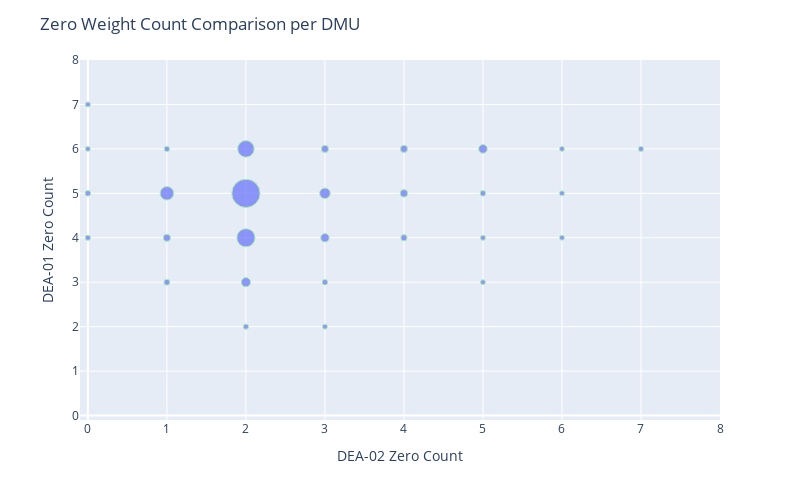

Notebook cell for this chart:
### Code cell
fig = px.scatter(df_w_merged_gr, x="DEA-02 Zero Count", y="DEA-01 Zero Count", size = "size")

# fig.add_traces(
#     list(px.line(x = np.linspace(0.3, 1, num=2), y = np.linspace(0.3, 1, num=2)).select_traces())
# )

fig.update_traces(line_color='lightgreen', line_width=3)

fig.update_layout(
    autosize=False,
    width=800,
    height=500,
    title_text=f"Zero Weight Count Comparison per DMU",
    yaxis_range = [-0.1,8],
    xaxis_range = [-0.1,8],
#    xaxis_title="ES - 2nd DEA Model",
#    yaxis_title="ES - 1st DEA Model"
)

fig.show()

### Figure 1 — Plotly figure (JSON) as saved in the notebook; plotly's stock layout.template omitted (floating-point values rounded to 4 significant figures)
{"data": [{"hovertemplate": "DEA-02 Zero Count=%{x}<br>DEA-01 Zero Count=%{y}<br>size=%{marker.size}<extra></extra>", "legendgroup": "", "line": {"color": "lightgreen", "width": 3}, "marker": {"color": "#636efa", "size": [24, 27, 21, 22, 30, 45, 155, 24, 23, 73, 281, 675, 231, 21, 27, 61, 95, 44, 34, 49, 44, 21, 22, 27, 63, 21, 21, 21, 22], "sizemode": "area", "sizeref": 1.688, "symbol": "circle"}, "mode": "markers", "name": "", "orientation": "v", "showlegend": false, "type": "scatter", "x": [0, 0, 0, 0, 1, 1, 1, 1, 2, 2, 2, 2, 2, 3, 3, 3, 3, 3, 4, 4, 4, 5, 5, 5, 5, 6, 6, 6, 7], "xaxis": "x", "y": [4, 5, 6, 7, 3, 4, 5, 6, 2, 3, 4, 5, 6, 2, 3, 4, 5, 6, 4, 5, 6, 3, 4, 5, 6, 4, 5, 6, 6], "yaxis": "y"}], "layout": {"autosize": false, "height": 500, "legend": {"itemsizing": "constant", "tracegroupgap": 0}, "margin": {"t": 60}, "title": {"text": "Zero Weight Count Comparison per DMU"}, "width": 800, "xaxis": {"anchor": "y", "domain": [0, 1], "range": [-0.1, 8], "title": {"text": "DEA-02 Zero Count"}, "type": "linear"}, "yaxis": {"anchor": "x", "domain": [0, 1], "range": [-0.1, 8], "title": {"text": "DEA-01 Zero Count"}, "type": "linear"}}}
